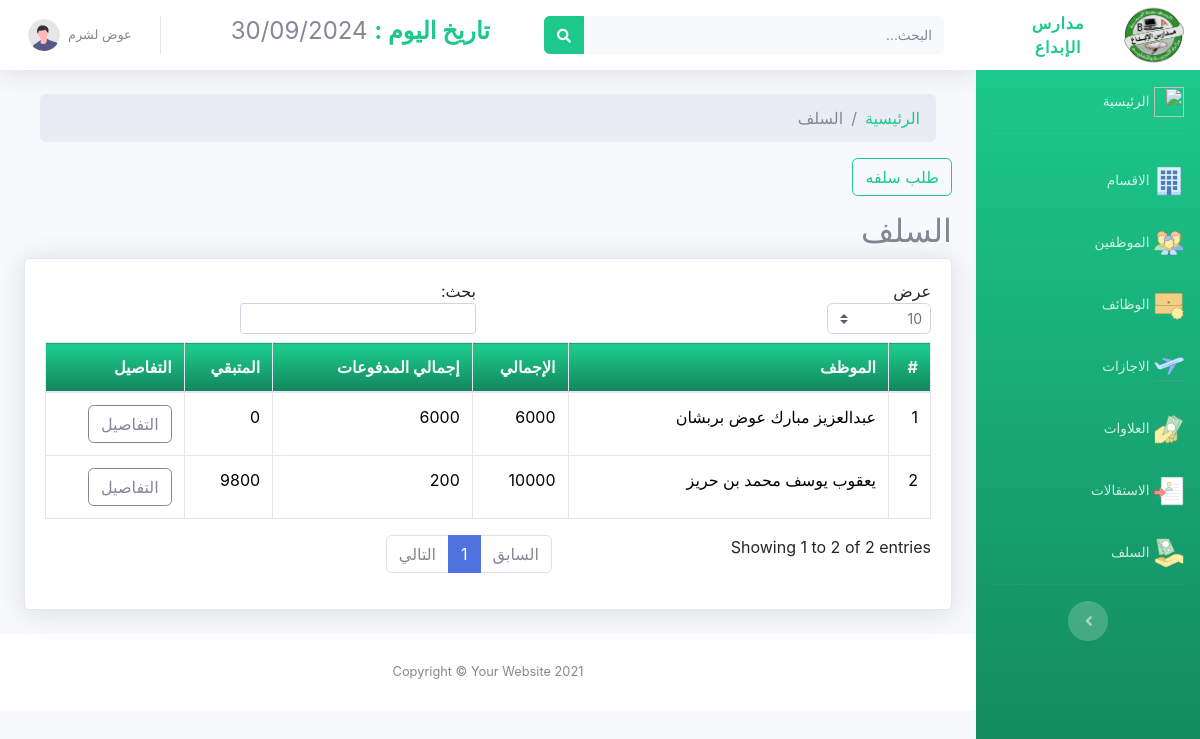
The page /advance.php (signed in) on the database its author committed.
### tables this page shows
CREATE TABLE `users` (
  `id` int(11) NOT NULL,
  `username` varchar(255) NOT NULL,
  `password` varchar(255) NOT NULL,
  `name` varchar(255) NOT NULL
);

CREATE TABLE `employees` (
  `id` int(11) NOT NULL,
  `name` varchar(255) NOT NULL,
  `basic_salary` int(11) NOT NULL,
  `sex` tinyint(1) NOT NULL,
  `start_date` date NOT NULL,
  `birthday` date NOT NULL,
  `phone` varchar(255) NOT NULL,
  `address` varchar(255) NOT NULL,
  `imge` varchar(255) NOT NULL,
  `divinity_no` varchar(255) NOT NULL,
  `department_id` int(11) NOT NULL,
  `jop_id` int(11) NOT NULL,
  `email` varchar(255) NOT NULL
);

### check_session.php (called while the page is built, shortened)
<?php
include('DB/user.php');
$user= new user($db);
$users=$user->Find($_SESSION['user_id']);
?>

### DB/user.php (called while the page is built, shortened)
<?php
class user{
    private $connection;
    private $table = 'users';
    public function __construct($db) {
        $this->connection = $db;
    }
    public function Find($id){
        $query = "SELECT * FROM " . $this->table . " WHERE id = $id";
        $result=$this->connection->query($query);
        return $result;
    }
}
?>

### DB/advance.php (called while the page is built, shortened)
<?php
class advance{
    private $connection;
    public function __construct($db) {
        $this->connection = $db;
    }
    public function select($query){
        $result=$this->connection->query($query);
        return $result;
    }
}
?>

### advance.php (the view, shortened to what this page needs)
<?php
include('DB/jop.php');
include('DB/advance.php');
$database = new Database();
$db = $database->connect();
include("check_session.php");
$advance=new advance($db);
$results=$advance->select("SELECT
    e.id AS emp_id,
    e.name,
    total_advance,
    total_paid,
    (total_advance - total_paid) AS remaining_balance
FROM
    employees e
INNER JOIN (
    SELECT
        employee_id,
        SUM(amount) AS total_advance
    FROM
        advances
    GROUP BY
        employee_id
) AS a ON e.id = a.employee_id
INNER JOIN (
    SELECT
        a.employee_id,
        SUM(p.amount) AS total_paid
    FROM
        advances a
    LEFT JOIN
        payments p ON a.id = p.advance_id
    GROUP BY
        a.employee_id
) AS p ON e.id = p.employee_id
ORDER BY
    e.id");
?>
<!DOCTYPE html>
<html lang="en">
<head>
    <link href="vendor/fontawesome-free/css/all.min.css" rel="stylesheet" type="text/css">
    <link rel="stylesheet" href="css/bootstrap.css">
    <link href="css/sb-admin-2.css" rel="stylesheet">
</head>
<body id="page-top">
<div id="wrapper">
    <div id="content-wrapper" class="d-flex flex-column">
        <div id="content">
            <?php include('navbar.php') ?>
            <div class="container-fluid">
                <ul class="breadcrumb m-3">
                    <li class="breadcrumb-item"><a href="home.php" class='text-success'>الرئيسية</a></li>
                    <li class="breadcrumb-item active"> السلف </li>
                </ul>
                <button type="submit" id="add-advance-btn" name="save" class="btn btn-outline-success">طلب سلفه </button>
                <h2 class="mt-3"> السلف</h2>
                <div class="card shadow mb-4">
                <div class="card-body">
                <div class="table-responsive">
                <table class="table table-bordered" id="dataTable" width="100%" cellspacing="0">
                    <thead>
                    <tr>
                        <th class="bg-gradient-success text-gray-100">#</th>
                        <th class="bg-gradient-success text-gray-100">الموظف</th>
                        <th class="bg-gradient-success text-gray-100">الإجمالي</th>
                        <th class="bg-gradient-success text-gray-100">إجمالي المدفوعات </th>
                        <th class="bg-gradient-success text-gray-100">المتبقي </th>
                        <th class="bg-gradient-success text-gray-100">التفاصيل</th>
                    </tr>
                    </thead>
                    <tbody>
                    <?php $count = 0; foreach ($results as $result): $count++; ?>
                        <tr>
                            <td><?= $count ?></td>
                            <td><?= htmlspecialchars($result['name']) ?></td>
                            <td><?= htmlspecialchars($result['total_advance']) ?></td>
                            <td><?= htmlspecialchars($result['total_paid']) ?></td>
                            <td><?= htmlspecialchars($result['remaining_balance']) ?></td>
                            <td><a href="advance_details.php?id=<?= $result['emp_id']?>"><button class="btn btn-outline-secondary">التفاصيل</button></a></td>
                        </tr>
                    <?php endforeach; ?>
                    </tbody>
                </table>
            </div>
            </div>
</div>
            </div>
        </div>
    </div>
</div>
</body>
</html>

### navbar.php (shortened to what this page needs)
 <?php
$date= date_format(date_create(),'d/m/Y') ;
 ?>
 <nav class="navbar navbar-expand navbar-light bg-white topbar mb-4 static-top shadow">
    <form
        class="d-none d-sm-inline-block form-inline mr-auto ml-md-3 my-2 my-md-0 mw-100 navbar-search">
        <div class="input-group">
            <input type="text" class="form-control bg-light border-0 small" placeholder="البحث..."
                aria-label="Search" aria-describedby="basic-addon2">
            <div class="input-group-append">
                <button class="btn btn-success" type="button">
                    <i class="fas fa-search fa-sm"></i>
                </button>
            </div>
        </div>
    </form>
    <p class="h4"><strong class="text-success"> تاريخ اليوم :</strong> <?=$date?> </p>
    <ul class="navbar-nav ml-auto">
        <li class="nav-item dropdown no-arrow">
            <a class="nav-link dropdown-toggle" href="#" id="userDropdown" role="button"
                data-toggle="dropdown" aria-haspopup="true" aria-expanded="false">
                <span class="mr-2 d-none d-lg-inline text-gray-600 small"><?php foreach($users as $user){echo $user['name'];} ?></span>
                <img class="img-profile rounded-circle"
                    src="img/undraw_profile.svg">
            </a>
        </li>
    </ul>
</nav>

### rows shown on the page
users: name "عوض لشرم"
employees: name "عبدالعزيز مبارك عوض بربشان", total_advance "6000", total_paid "6000", remaining_balance "0"
employees: name "يعقوب يوسف محمد بن حريز", total_advance "10000", total_paid "200", remaining_balance "9800"

### other values the page prints
$date "30/09/2024"
